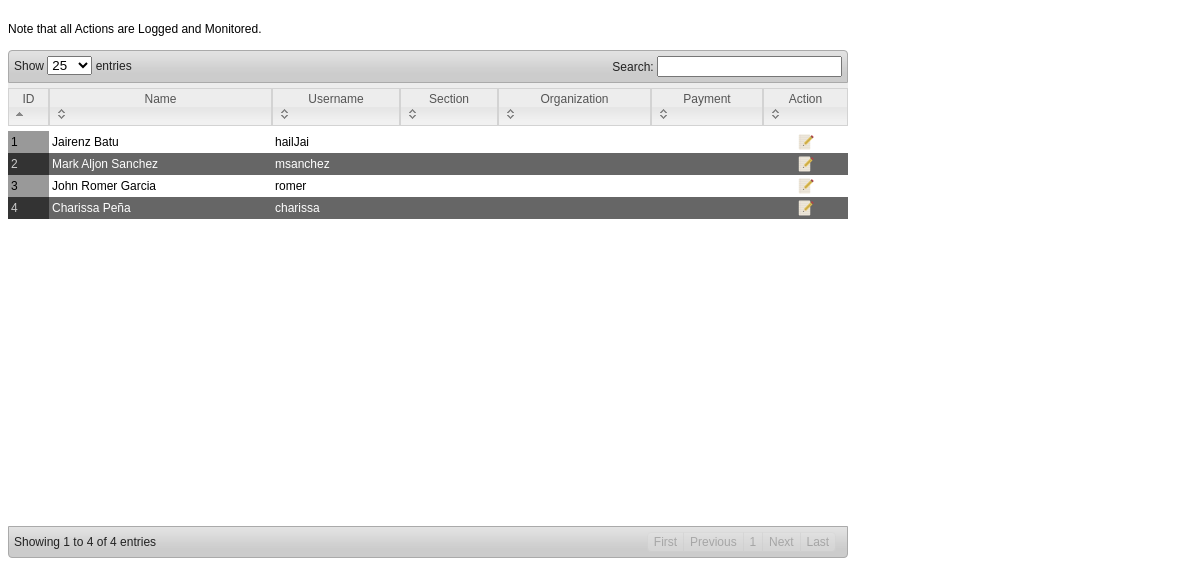
The page /v1/account/accounts.php (signed in) on the database its author committed.
### tables this page shows
CREATE TABLE `fox_users` (
  `uID` int(30) NOT NULL AUTO_INCREMENT,
  `fname` varchar(30) NOT NULL DEFAULT 'First',
  `lname` varchar(30) NOT NULL DEFAULT 'last',
  `uname` varchar(30) NOT NULL,
  `pword` varchar(40) NOT NULL,
  `uname1` varchar(40) NOT NULL,
  `position` varchar(40) NOT NULL,
  PRIMARY KEY (`uID`)
);

### v1/account/accounts.php (the view, shortened to what this page needs)
<!DOCTYPE html PUBLIC "-//W3C//DTD XHTML 1.0 Transitional//EN" "http://www.w3.org/TR/xhtml1/DTD/xhtml1-transitional.dtd">
<html xmlns="http://www.w3.org/1999/xhtml">
<head>
<link href="../css/demo_table_jui.css" rel="stylesheet" type="text/css" />
</head>
<body>
<div class="container-main" style="width:840px; display:inline-block"><br />
  Note that all Actions are Logged and Monitored.<br />
  <br />
  <table cellpadding="3" cellspacing="0" border="0" id="dataTable" style="margin-top:5px; width:830px">
    <thead>
      <tr>
        <th>ID</th>
    	<th>Name</th>
    	<th>Username</th>
    	<th>Section</th>
    	<th>Organization</th>
        <th>Payment</th>
    	<th>Action</th>
      </tr>
    </thead>
    <tbody>
        <?php
		include('../account/conn2.php');
		$result3 = mysqli_query($con,"SELECT * FROM fox_users");
		while($row3 = mysqli_fetch_array($result3))
  		{
		echo "
		<tr style='border-bottom:solid 1px #000000;'>
    	<td>".$row3['uID']."</td>
    	<td>".$row3['fname']." ".$row3['lname']."</td>
    	<td>".$row3['uname']."</td>
		<td>".$row3['section']."</td>
    	<td>".$row3['organization']."</td>
		<td>".$row3['payment']."</td>
    	<td><center><a href='../csc/update_account.php?id=".$row3['uID']."'><img src='../images/textedit-icon.png' width='16' height='16'></a></center></td>
  		</tr>
		";
		}
?>
    </tbody>
  </table>
</div>
</body>
</html>

### v1/css/demo_table_jui.css (style rules this page uses)
tr.odd { background-color: #E2E4FF; }
tr.even { background-color: white; }
tr.odd td.sorting_1 { background-color: #D3D6FF; }
tr.even td.sorting_1 { background-color: #EAEBFF; }

### v1/account/accounts.php (style rules this page uses)
#dataTable { padding: 0;margin:0;width:100%; }
#dataTable_wrapper th { cursor:pointer }
#dataTable_wrapper tr.odd { color:#000; background-color:#FFF }
#dataTable_wrapper tr.odd td.sorting_1 { color:#000; background-color:#999 }
#dataTable_wrapper tr.even { color:#FFF; background-color:#666 }
#dataTable_wrapper tr.even td.sorting_1 { color:#CCC; background-color:#333 }
body,td,th { font-family: Arial, Helvetica, sans-serif; font-size:12px; }

### rows shown on the page
fox_users: uID "1", fname "Jairenz", lname "Batu", uname "hailJai"
fox_users: uID "2", fname "Mark Aljon", lname "Sanchez", uname "msanchez"
fox_users: uID "3", fname "John Romer", lname "Garcia", uname "romer"
fox_users: uID "4", fname "Charissa", lname "Peña", uname "charissa"
